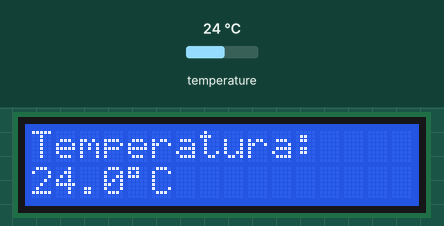
This sketch was run on a simulated ESP32-C3. Parts: 16×2 character LCD. The inputs (shaded band) are chosen by the test bench; at power-on: temperature 24 °C. What the sketch prints to the serial monitor is not drawn.

Above: at 1.9 s.
2.0 s: temperature set to 12 °C
At 2.7 s:
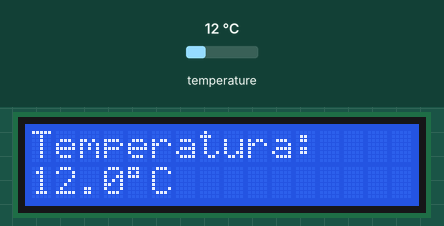
3.9 s: temperature set to 19 °C
At 5.6 s:
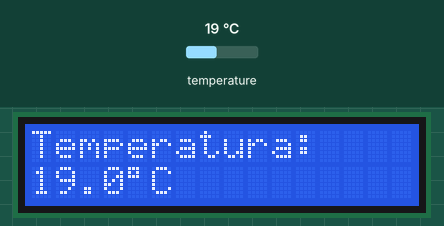
5.9 s: temperature set to 28 °C
At 7.5 s:
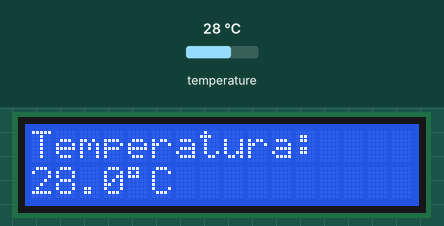
Timing chart, 0 to 9.0 s (numbered marks = the images above; inputs shaded):
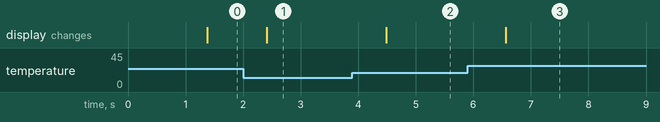

Measured:
- after the input at 2.0 s, the display: changes after 0.41 s (image 1)
- after the input at 3.9 s, the display: changes after 0.59 s (image 2)
- after the input at 5.9 s, the display: changes after 0.66 s (image 3)

The sketch:

Transmisor_DS18B20.ino
```cpp
/*
  IoT-JARVIS - ESP-NOW
  Etapa 02: DS18B20 -> ESP32 -> ESP-NOW
  Placa transmisora: ESP32 Dev Module

  Basado en el código del Capítulo 2 de AirtekLab.
  Se conserva el LCD I2C y se agrega el envío de temperatura.
*/

#include <Wire.h>
#include <LiquidCrystal_I2C.h>
#include <OneWire.h>
#include <DallasTemperature.h>
#include <WiFi.h>
#include <esp_now.h>

// MAC de la ESP32-C3 SuperMini receptora
uint8_t macReceptor[] = {0x44, 0xBD, 0x8D, 0x25, 0xA2, 0x14};

// LCD I2C: dirección 0x27, 16 columnas x 2 filas
LiquidCrystal_I2C lcd(0x27, 16, 2);

// DS18B20 conectado al GPIO 4, como en el Capítulo 2
#define ONE_WIRE_BUS 4
OneWire oneWire(ONE_WIRE_BUS);
DallasTemperature sensores(&oneWire);

float temperatura = 0.0;

void setup() {
  Serial.begin(115200);

  // Inicialización del LCD conservada del código del Capítulo 2
  lcd.init();
  lcd.backlight();
  lcd.setCursor(0, 0);
  lcd.print("Temperatura:");

  // Inicializamos el DS18B20
  sensores.begin();

  // Inicializamos Wi-Fi para ESP-NOW
  WiFi.mode(WIFI_STA);
  delay(500);

  Serial.print("MAC del transmisor: ");
  Serial.println(WiFi.STA.macAddress());

  if (esp_now_init() != ESP_OK) {
    Serial.println("Error al iniciar ESP-NOW");
    lcd.setCursor(0, 1);
    lcd.print("Error ESP-NOW");
    while (true) {
      delay(1000);
    }
  }

  esp_now_peer_info_t peerInfo = {};
  memcpy(peerInfo.peer_addr, macReceptor, 6);
  peerInfo.channel = 0;
  peerInfo.encrypt = false;

  if (esp_now_add_peer(&peerInfo) != ESP_OK) {
    Serial.println("Error al agregar el receptor");
    lcd.setCursor(0, 1);
    lcd.print("Error receptor");
    while (true) {
      delay(1000);
    }
  }

  Serial.println("ESP-NOW listo. Leyendo DS18B20...");
}

void loop() {
  // Solicitamos y leemos una medición del DS18B20
  sensores.requestTemperatures();
  temperatura = sensores.getTempCByIndex(0);

  // Comprobamos si el sensor respondió
  if (temperatura == DEVICE_DISCONNECTED_C) {
    Serial.println("Error: DS18B20 no detectado");

    lcd.setCursor(0, 1);
    lcd.print("Error sensor    ");

    delay(250);
    return;
  }

  // Mostramos la temperatura en el LCD
  lcd.setCursor(0, 1);
  lcd.print("                ");
  lcd.setCursor(0, 1);
  lcd.print(temperatura, 1);
  lcd.print((char)223);
  lcd.print("C");

  // Mostramos la temperatura en el Monitor Serie
  Serial.print("Temperatura medida: ");
  Serial.print(temperatura, 2);
  Serial.println(" C");

  // Enviamos el valor float al ESP32-C3 receptor
  esp_err_t resultado = esp_now_send(
    macReceptor,
    (uint8_t *)&temperatura,
    sizeof(temperatura)
  );

  if (resultado == ESP_OK) {
    Serial.println("Temperatura enviada");
  } else {
    Serial.print("Error de envio ESP-NOW: ");
    Serial.println(resultado);
  }

  delay(250);
}
```
